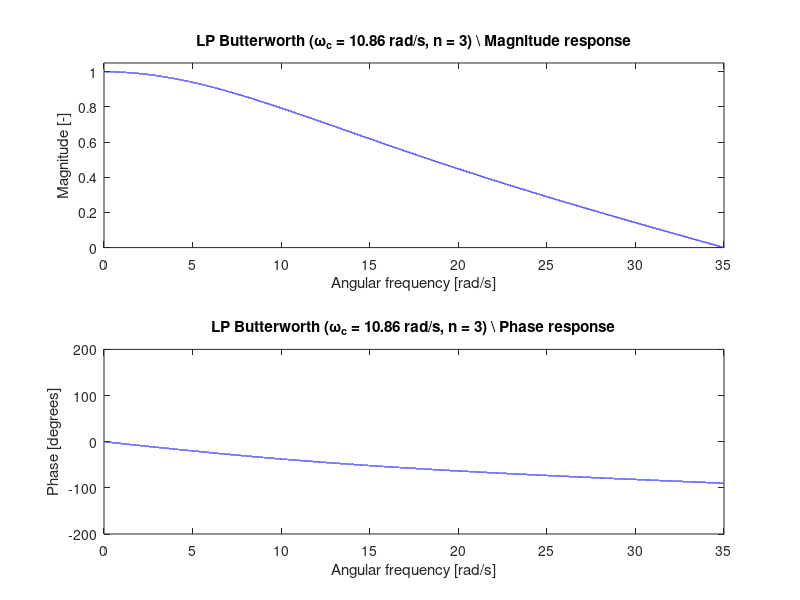
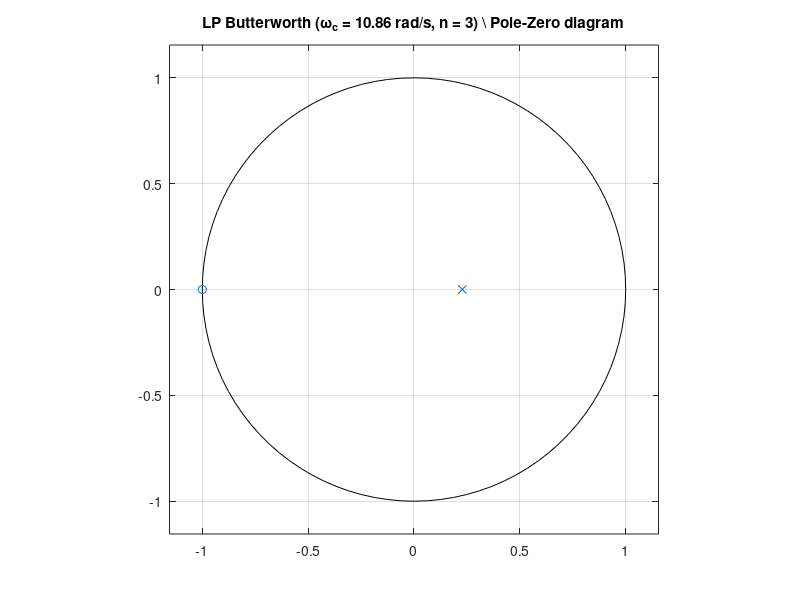
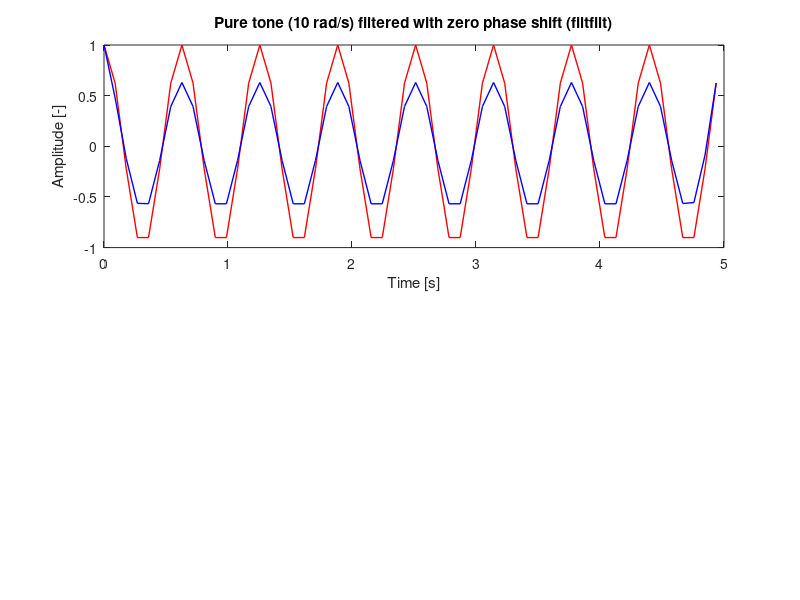

MATLAB code for these plots, in order: (Note: this script raises an error after producing the figures.)
%% 3.1 Ex. 12.6 in the book - again

Rp = -2;  %Gp dB
Rs = -11; %Gs dB
Wh = 35;  %rad/s - angular nyquist freq apprx 5.57 Hz
Wp = 10/Wh; %normalized passband corner freq
Ws = 15/Wh; %normalized stopband corner freq

fs = 2*Wh/(2*pi); %sampling freq
Th = 2*pi/Wh; %period

%generate LP Butterworth filter
[n, Wc] = buttord(Wp, Ws, Rp, Rs);
[b, a]  = butter(n, Wc);
[H, w]  = freqz(b, a, 2^16, 2*pi*fs);
[h, t]  = impz(b, a);
wc = Wc*Wh;

%plot frequency response
figure
subplot(2,1,1)
plot(w, abs(H), 'Color', [0.00 0 1.00], 'LineWidth', 1);
xlim([0 Wh])
ylim([0 1.05])
title('LP Butterworth (\omega_c = 10.86 rad/s, n = 3) \\ Magnitude response')
xlabel('Angular frequency [rad/s]')
ylabel('Magnitude [-]')
subplot(2,1,2)
plot(w, (180/pi)*angle(H), 'Color', [0.00 0 1.00], 'LineWidth', 1);
xlim([0 Wh])
ylim([-200 200])
title('LP Butterworth (\omega_c = 10.86 rad/s, n = 3) \\ Phase response')
xlabel('Angular frequency [rad/s]')
ylabel('Phase [degrees]')

%transfer function is b/a (polynomial in negative powers)

%% Plot z-plane pole-zero diagram

figure 
zplane(b, a)
title('LP Butterworth (\omega_c = 10.86 rad/s, n = 3) \\ Pole-Zero diagram')

%% 3.2 The issue of phase shifts and order

%% Zero phase shift filter (using filtfilt)

%create pure tone (10 rad/s)
fs = 2*Wh/(2*pi);
Ts = 5;
t = 0:1/fs:Ts;
w0 = 10;  % < 35 rad/s
f0 = w0/(2*pi);
s = cos(w0*t);

s_f = filter(b, a, s);
s_ff = filtfilt(b, a, s);

figure
subplot(2,1,1)
plot(t, s,  'Color', [1.00 0 0.00], 'LineWidth', 1);
hold on
plot(t, s_ff, 'Color', [0.00 0 1.00], 'LineWidth', 1);
hold on
xlim([0 5])
ylim([-1 1])
title('Pure tone (10 rad/s) filtered with zero phase shift (filtfilt)')
xlabel('Time [s]')
ylabel('Amplitude [-]')
p = legend('Original signal', 'Filtered signal', 1);
set(p,'FontSize', 8);
subplot(2,1,2)
plot(t, s,  'Color', [1.00 0 0.00], 'LineWidth', 1);
hold on
plot(t, s_f, 'Color', [0.00 0 1.00], 'LineWidth', 1);
hold on
xlim([0 5])
ylim([-1 1])
title('Pure tone (10 rad/s) filtered with non-zero phase shift (filter)')
xlabel('Time [s]')
ylabel('Amplitude [-]')
p = legend('Original signal', 'Filtered signal', 1);
set(p,'FontSize', 8);

%% Higher order filter

%higher filter order can be obtained via series connection/cascade
H_1 = H;
H_2 = H.*H;
H_3 = H.*H.*H;

figure %plot frequency response
subplot(2,1,1)
plot(w, abs(H_1), 'Color', [0.00 0 1.00], 'LineWidth', 1);
hold on
plot(w, abs(H_2), 'Color', [0.50 0 0.50], 'LineWidth', 1);
hold on
plot(w, abs(H_3), 'Color', [1.00 0 0.00], 'LineWidth', 1);
hold on
xlim([0 Wh])
ylim([0 1.05])
title('Magnitude response')
xlabel('Angular frequency [rad/s]')
ylabel('Magnitude [-]')
p = legend('Original', 'Two in series', 'Three in series', 1);
set(p,'FontSize', 8);
subplot(2,1,2)
plot(w, (180/pi)*angle(H_1), 'Color', [0.00 0 1.00], 'LineWidth', 1);
hold on
plot(w, (180/pi)*angle(H_2), 'Color', [0.50 0 0.50], 'LineWidth', 1);
hold on
plot(w, (180/pi)*angle(H_3), 'Color', [1.00 0 0.00], 'LineWidth', 1);
hold on
xlim([0 Wh])
ylim([-200 200])
title('Phase response')
xlabel('Angular frequency [rad/s]')
ylabel('Phase [degrees]')
p = legend('Original', 'Two in series', 'Three in series', 4);
set(p,'FontSize', 8);

%% END
